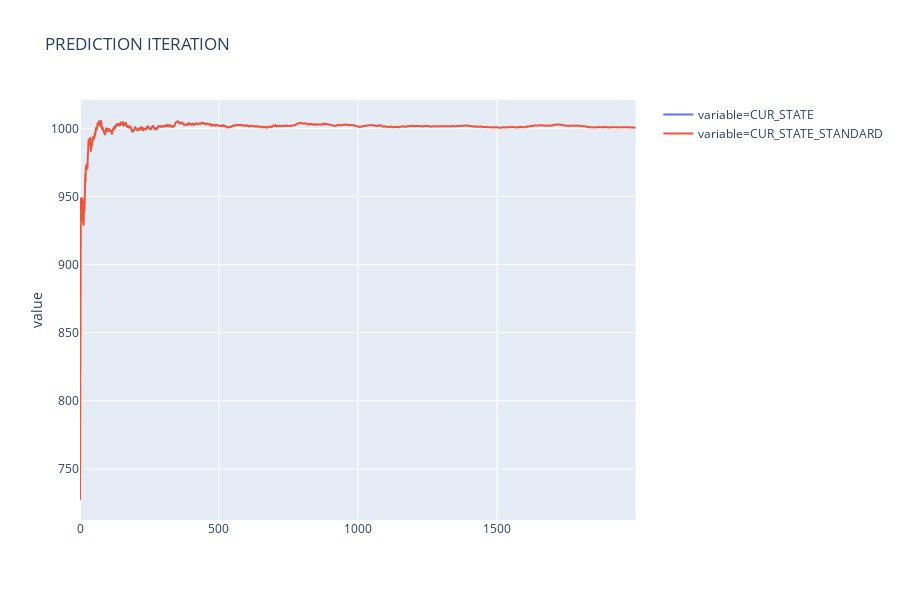

The code cell stored with this chart in its notebook:
### Code cell
px.line(pd.melt(
    res_df, value_vars=['CUR_STATE', 'CUR_STATE_STANDARD']), y='value', color='variable',
       title='PREDICTION ITERATION')

### Figure 1 — Plotly figure (JSON) as saved in the notebook; plotly's stock layout.template omitted (floating-point values rounded to 4 significant figures; data arrays with more than 128 entries replaced by an {"elided": "..."} marker saying what was removed)
{"data": [{"hoverlabel": {"namelength": 0}, "hovertemplate": "variable=CUR_STATE<br>value=%{y}", "legendgroup": "variable=CUR_STATE", "line": {"color": "#636efa", "dash": "solid"}, "mode": "lines", "name": "variable=CUR_STATE", "showlegend": true, "type": "scattergl", "xaxis": "x", "y": {"elided": "2000 float values"}, "yaxis": "y"}, {"hoverlabel": {"namelength": 0}, "hovertemplate": "variable=CUR_STATE_STANDARD<br>value=%{y}", "legendgroup": "variable=CUR_STATE_STANDARD", "line": {"color": "#EF553B", "dash": "solid"}, "mode": "lines", "name": "variable=CUR_STATE_STANDARD", "showlegend": true, "type": "scattergl", "xaxis": "x", "y": {"elided": "2000 float values"}, "yaxis": "y"}], "layout": {"height": 600, "legend": {"tracegroupgap": 0}, "title": {"text": "PREDICTION ITERATION"}, "xaxis": {"anchor": "y", "domain": [0, 0.98]}, "yaxis": {"anchor": "x", "domain": [0, 1], "title": {"text": "value"}}}}
